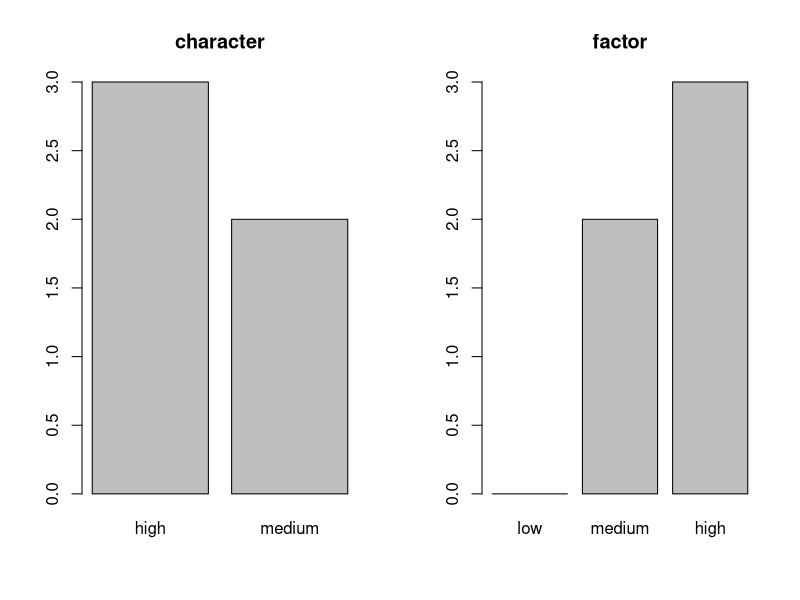

This figure's R source:
## ---- chunk 1
d <- data.frame(
  country = c("NL", "BE", "DE", "FR", "UK"),
  age     = c(20  , 24  , 19  , 28  , 22  ),
  height  = c(176 , 165 , 180 , 175 , 185 )
)
d
## ---- chunk 2
d$height
## ---- chunk 3
d$height_pct <- d$height / 100
d
## ---- chunk 4
d[d$age > 21, c("country", "height")]
## ---- chunk 5
ages <- c(20, 24, 19, 28, 22)
mean(ages)
## ---- chunk 6
ages_but_sloppy <- c(20, 24, "nineteen", 28, 22)
mean(ages_but_sloppy)
## ---- chunk 7
class(d$country)
class(d$age)
## ---- chunk 8
d$age + 1
mean(d$age)
sd(d$age)
## ---- chunk 9
table(d$country)
## ---- chunk 10
d$age > 21
## ---- chunk 11
which(d$age > 21)
## ---- chunk 12
edu_chr <- c("high", "medium", "high", "medium", "high")
edu_fct <- factor(edu_chr, levels = c("low", "medium", "high"))
## ---- chunk 13
#| fig-height: 3
par(mfrow = c(1, 2))
barplot(table(edu_chr), main = "character")
barplot(table(edu_fct), main = "factor")
## ---- chunk 14
scores <- c(8, 7, NA, 9, 6)
## ---- chunk 15
mean(scores)
## ---- chunk 16
mean(scores, na.rm = TRUE)
## ---- chunk 17
#| warning: true
age_text <- c("20", "24", "19")
mean(age_text)   # throws a warning and returns NA
## ---- chunk 18
age_num <- as.numeric(age_text)
mean(age_num)
## ---- chunk 19
#| warning: true
as.numeric(c("20", "twenty-four", "19"))
## ---- chunk 20
c(20, 24, "NL")   # all values become character
## ---- chunk 21
sum(d$age > 21)    # counts how many people are older than 21
mean(d$age > 21)   # proportion of people older than 21
## ---- chunk 22
study_info <- list(
  title        = "Youth Media Survey",
  sample_size  = 5,
  countries    = c("NL", "BE", "DE", "FR", "UK"),
  is_completed = TRUE
)
study_info$countries
## ---- chunk 23
test_result <- cor.test(d$age, d$height)
test_result$estimate   # the correlation coefficient
test_result$p.value    # the p-value
## ---- chunk 24
m <- matrix(c(1, 2, 3, 4, 5, 6), nrow = 3, ncol = 2)
m
## ---- chunk 25
cor(d[, c("age", "height")])
